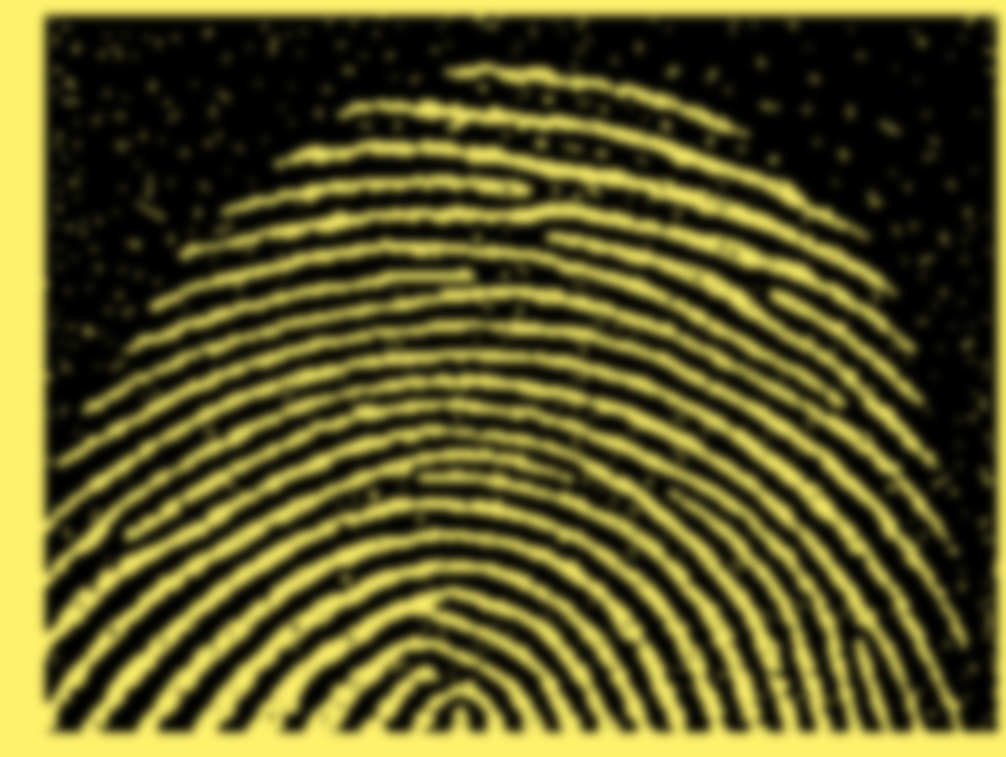
#> input picture SegundoParcial/huella1.png, 1006 x 757 px
$ jupyter execute --allow-errors MorphoTransform.ipynb   (older library calls are emulated)
#> lines starting #> are read from the running program, lines starting #| are printed output that depends on the picture
[cell 1]
import cv2
import matplotlib.pyplot as plt
import numpy as np
import matplotlib.image as mpimg
import pandas as pd
from skimage import exposure
import nose.tools
import scipy.misc
import scipy.ndimage
import skimage.filters
from PIL import Image
from collections import deque

[cell 2]
huella1 = cv2.imread('huella1.png', 0)
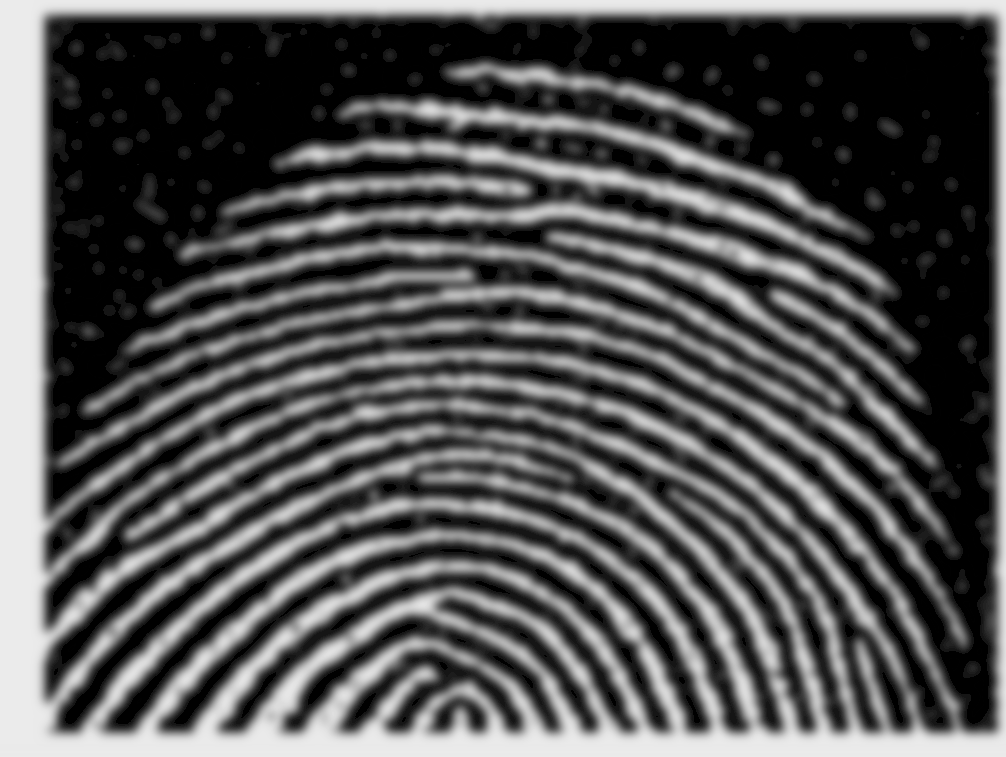
#> huella1: shape (757, 1006); min 0, max 235, mean 84
huella2 = cv2.imread('huella2.png', 0)
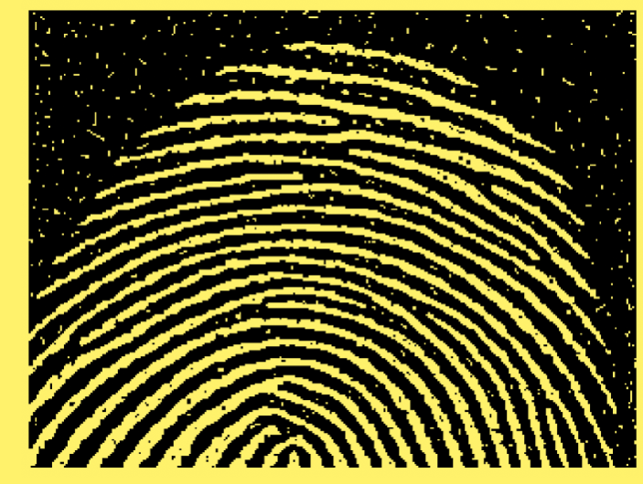
#> input picture SegundoParcial/huella2.png, 643 x 484 px
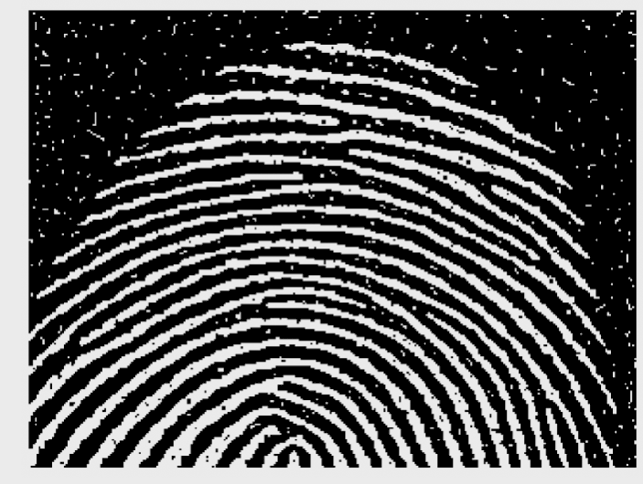
#> huella2: shape (484, 643); min 0, max 244, mean 84.9

plt.figure(figsize=(10,5))
plt.subplot(1,2,1)
plt.imshow(huella1, cmap='gray')
plt.subplot(1,2,2)
plt.imshow(huella2, cmap='gray')
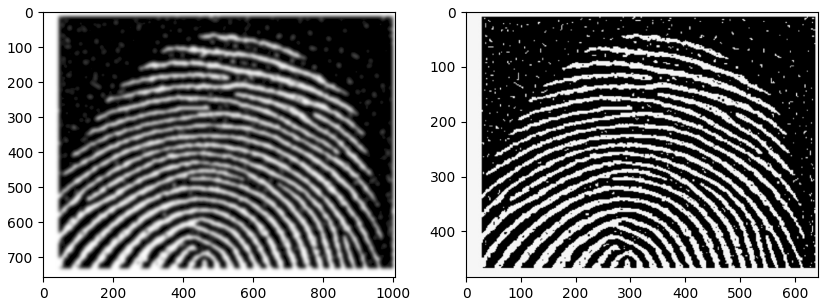
#> figure drawn by matplotlib, 2 panels

[cell 3]
estructura=np.array([[1,1,1,1,1], [1,1,1,1,1], [1,1,1,1,1], [1,1,1,1,1],[1,1,1,1,1]],dtype=int)
estructura2=np.array([[1,1,1], [1,1,1], [1,1,1]],dtype=int)

open_=cv2.erode(src=huella1, kernel=estructura, iterations=3)
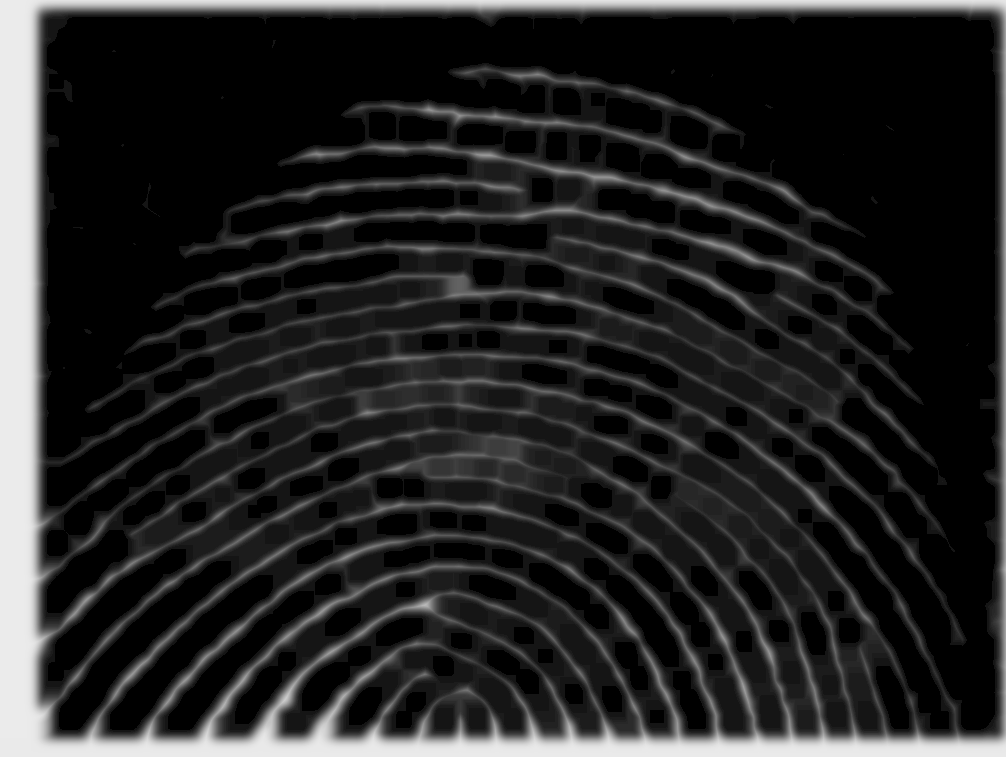
#> open_: shape (757, 1006); min 0, max 235, mean 37
open_=cv2.dilate(src=open_, kernel=estructura2, iterations=2)
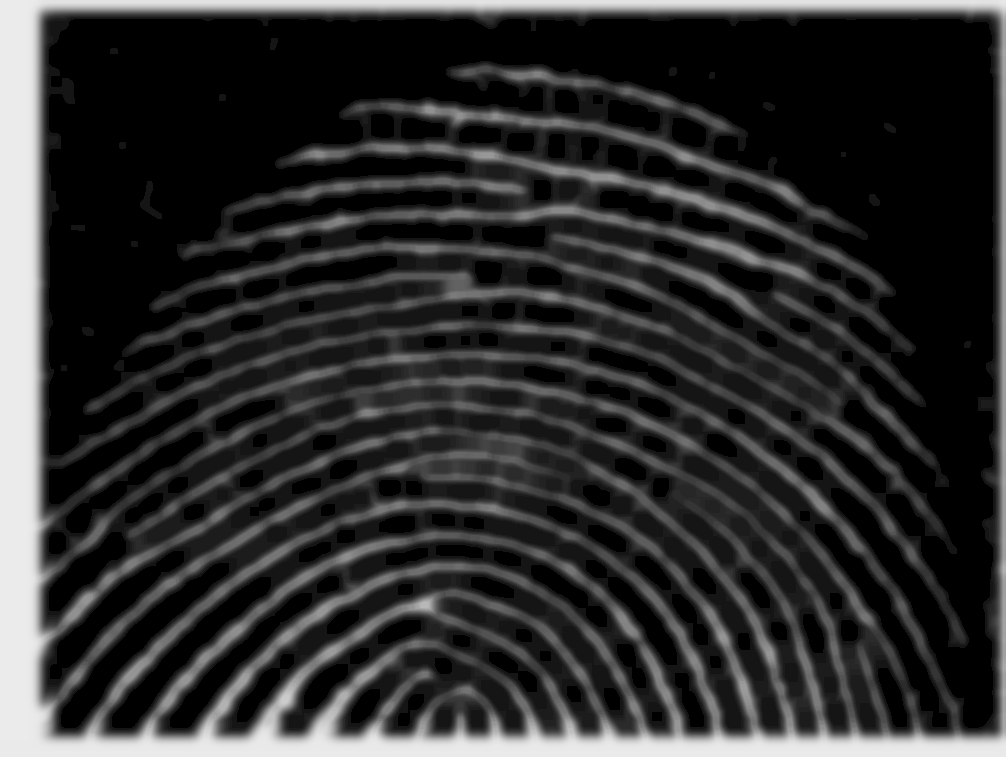
#> open_: shape (757, 1006); min 0, max 235, mean 47.2
plt.figure()
plt.imshow(open_, cmap="gray")
plt.show()
